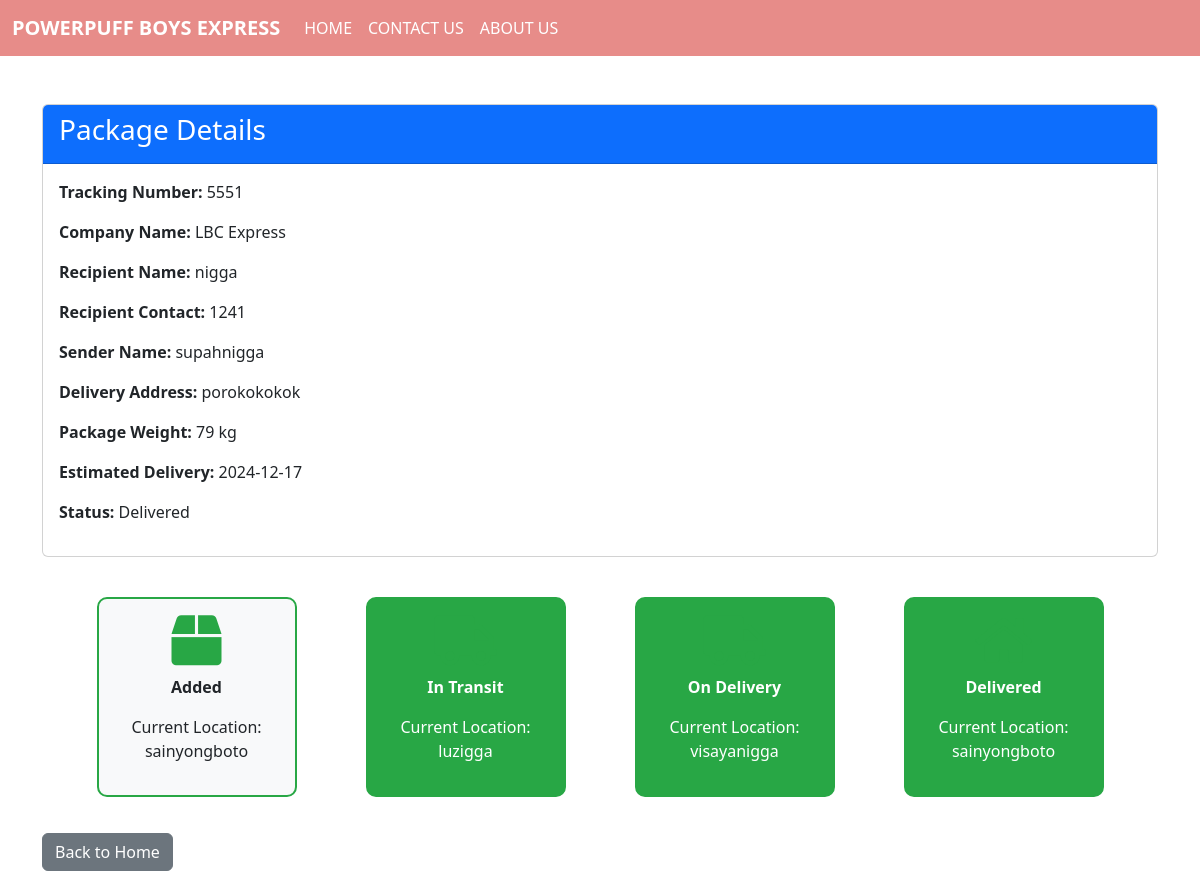
Screenshot of /tracking_system/webusers/track_package.php?tracking_num=5551 with the database file from the repository.
### tables this page shows
CREATE TABLE `packages` (
  `p_id` int(11) NOT NULL,
  `tracking_num` varchar(255) NOT NULL,
  `delivery_address` varchar(255) NOT NULL,
  `recipient_name` varchar(255) NOT NULL,
  `recipient_num` varchar(255) NOT NULL,
  `sender_name` varchar(255) NOT NULL,
  `sender_email` varchar(255) NOT NULL,
  `sender_num` varchar(255) NOT NULL,
  `package_weight` varchar(255) NOT NULL,
  `current_location` varchar(255) NOT NULL,
  `estimated_delivery` date NOT NULL,
  `updated_at` timestamp NOT NULL DEFAULT current_timestamp() ON UPDATE current_timestamp(),
  `company_name` varchar(250) NOT NULL,
  `delivery_status` varchar(50) DEFAULT 'In Transit',
  `record_status` varchar(50) NOT NULL
);

CREATE TABLE `tracking_updates` (
  `id` int(11) NOT NULL,
  `tracking_num` varchar(50) NOT NULL,
  `current_location_1` text DEFAULT NULL,
  `current_location_2` text DEFAULT NULL,
  `current_location_3` text DEFAULT NULL,
  `delivery_status` varchar(50) DEFAULT NULL,
  `updated_at` timestamp NOT NULL DEFAULT current_timestamp()
);

### tracking_system/webusers/track_package.php (the view, shortened to what this page needs)
<?php
include '../connection.php';
$tracking_num = $_GET['tracking_num'];
$sql = "
    SELECT tracking_num, company_name, delivery_address, recipient_name, recipient_num,
           sender_name, package_weight, current_location, estimated_delivery, delivery_status, updated_at
    FROM packages
    WHERE tracking_num = ?";
$stmt = $conn->prepare($sql);
$stmt->bind_param("s", $tracking_num);
$stmt->execute();
$result = $stmt->get_result();
$package = $result->fetch_assoc();
$sqlUpdates = "
    SELECT current_location_1, current_location_2, current_location_3, delivery_status, updated_at
    FROM tracking_updates
    WHERE tracking_num = ?";
$stmtUpdates = $conn->prepare($sqlUpdates);
$stmtUpdates->bind_param("s", $tracking_num);
$stmtUpdates->execute();
$updates = $stmtUpdates->get_result()->fetch_assoc();
?>
<!DOCTYPE html>
<html lang="en">
<head>
    <link href="https://cdn.jsdelivr.net/npm/bootstrap@5.3.3/dist/css/bootstrap.min.css" rel="stylesheet">
    <link
        rel="stylesheet"
        href="https://cdnjs.cloudflare.com/ajax/libs/font-awesome/5.15.3/css/all.min.css"
    />
</head>
<body>
<nav class="navbar navbar-expand-lg navbar-light">
    <div class="container-fluid">
        <a href="index.php" class="navbar-brand">POWERPUFF BOYS EXPRESS</a>
        <div class="collapse navbar-collapse" id="navbarContent">
            <ul class="navbar-nav me-auto mb-2 mb-lg-0">
                <li class="nav-item"><a href="index.php" class="nav-link">HOME</a></li>
                <li class="nav-item"><a href="contact.html" class="nav-link">CONTACT US</a></li>
                <li class="nav-item"><a href="about.html" class="nav-link">ABOUT US</a></li>
            </ul>
        </div>
    </div>
</nav>
<div class="container mt-5">
    <div class="card">
        <div class="card-header bg-primary text-white">
            <h3>Package Details</h3>
        </div>
        <div class="card-body">
            <p><strong>Tracking Number:</strong> <?php echo htmlspecialchars($package['tracking_num']); ?></p>
            <p><strong>Company Name:</strong> <?php echo htmlspecialchars($package['company_name']); ?></p>
            <p><strong>Recipient Name:</strong> <?php echo htmlspecialchars($package['recipient_name']); ?></p>
            <p><strong>Recipient Contact:</strong> <?php echo htmlspecialchars($package['recipient_num']); ?></p>
            <p><strong>Sender Name:</strong> <?php echo htmlspecialchars($package['sender_name']); ?></p>
            <p><strong>Delivery Address:</strong> <?php echo htmlspecialchars($package['delivery_address']); ?></p>
            <p><strong>Package Weight:</strong> <?php echo htmlspecialchars($package['package_weight']); ?> kg</p>
            <p><strong>Estimated Delivery:</strong> <?php echo htmlspecialchars($package['estimated_delivery']); ?></p>
            <p><strong>Status:</strong> <?php echo htmlspecialchars($package['delivery_status']); ?></p>
        </div>
    </div>
    <div class="progress-container">
        <div class="progress-box">
            <i class="fas fa-box"></i>
            <p><strong>Added</strong></p>
            <p>Current Location: <?php echo htmlspecialchars($package['current_location']); ?></p>
        </div>
        <div class="progress-box <?php echo !empty($updates['current_location_1']) ? 'progress-completed' : ''; ?>">
            <i class="fas fa-truck"></i>
            <p><strong>In Transit</strong></p>
            <p>Current Location: <?php echo htmlspecialchars($updates['current_location_1'] ?? 'Pending'); ?></p>
        </div>
        <div class="progress-box <?php echo !empty($updates['current_location_2']) ? 'progress-completed' : ''; ?>">
            <i class="fas fa-truck"></i>
            <p><strong>On Delivery</strong></p>
            <p>Current Location: <?php echo htmlspecialchars($updates['current_location_2'] ?? 'Pending'); ?></p>
        </div>
        <div class="progress-box <?php echo $package['delivery_status'] === 'Delivered' ? 'progress-completed' : ''; ?>">
            <i class="fas fa-home"></i>
            <p><strong>Delivered</strong></p>
            <p>Current Location: <?php echo htmlspecialchars($updates['current_location_3'] ?? 'Pending'); ?></p>
        </div>
    </div>
    <a href="index.php" class="btn btn-secondary mt-3">Back to Home</a>
</div>
</body>
</html>

### tracking_system/webusers/track_package.php (style rules this page uses)
.navbar { background-color: rgb(231, 140, 137); }
.navbar-brand { font-weight: bolder; color: white; }
.nav-link { color: white; }
.progress-container { display: flex; justify-content: space-around; align-items: center; margin-top: 20px; padding: 20px; }
.progress-box { width: 200px; height: 200px; display: flex; flex-direction: column; justify-content: center; align-items: center; text-align: center; font-size: 16px; background-color: #f8f9fa; border: 2px solid #28a745; border-radius: 10px; padding: 15px; }
.progress-box i { font-size: 50px; margin-bottom: 10px; color: #28a745; }
.progress-completed { background-color: #28a745; color: white; }

### rows the page displays
packages: tracking_num "5551", company_name "LBC Express", recipient_name "nigga", recipient_num "1241", sender_name "supahnigga", delivery_address "porokokokok", package_weight "79", estimated_delivery "2024-12-17", delivery_status "Delivered", current_location "sainyongboto"
tracking_updates: current_location_1 "luzigga", current_location_2 "visayanigga", current_location_3 "sainyongboto"
